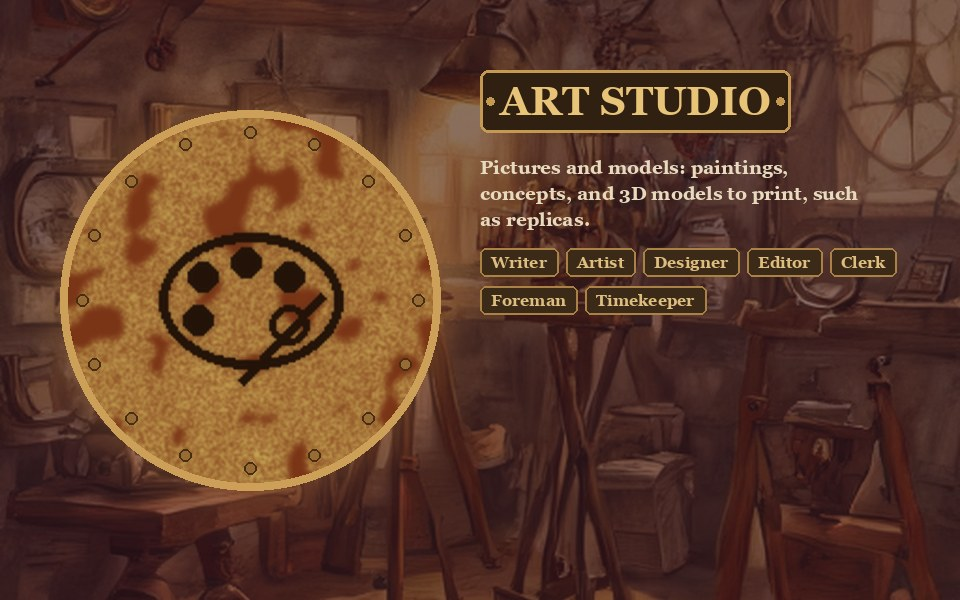
#> input picture nemo/data/departments/art_studio.jpg, 960 x 600 px; its folder holds only this picture in this run
$ python -i artist.py   (imports and definitions only)
#> lines starting #> are read from the running program, lines starting #| are printed output that depends on the picture
"""The Artist's story covers (owner's request, 2026-10-20).

A cover is painted by a local image model: stable-diffusion.cpp's sd-cli
with SD-Turbo (Stability AI's, under its non-commercial community licence)
and, where present, the tiny TAESD decoder. Nothing leaves the machine.
Enclosure concepts are not made this way (nemo/concept.py): a painting of
a box can promise a box that cannot be built; a cover promises nothing.

Measured on the AH531 (Pentium B960, SSE4.2 backend), one 512 x 512
cover, SD-Turbo in one step (2026-10-20, other work on the CPU part of the
time): with the full decoder, 334 s to sample and 1,254 s to decode, 1,610
s in all; with TAESD, 292 s to sample and 70 s to decode, 680 s from start
to finish, and the picture all but the same. So TAESD is used where it is.

The prompt is written here, from the story's own title and the owner's
request, and not by the language model: it costs nothing, and the model
is not loaded alongside the image model in 8 GB (RAM_MB).

Where it looks (paths.artist, else <NemoDoc's prefix>/artist, C:/Nemo/artist
by default, or /opt/nemo/artist). NemoDoc.ps1 fetches all three on Windows;
on NemoIso the engine is built into the image and nemodoc links the two
model files from the Windows disk or fetches them (fetch-models.sh):
  sd/sd-cli(.exe)       the engine, with its ggml-cpu-*.dll beside it
  sd_turbo*.gguf        the image model
  taesd.safetensors     the tiny decoder (optional)
"""
from __future__ import annotations

import os
import re
import subprocess
import sys
from dataclasses import dataclass
from pathlib import Path

# Peak memory of sd-cli measured on the AH531 (full decoder): 2,735 MB.
RAM_MB = 2900

# What the installers fetch, and the one list they are held to by a test
# (tests/test_artist_install.py), as offline.MODEL_SOURCES holds the language
# models: file name here, url, sha256 and size in bytes. Hashes and sizes are
# of the files fetched on 2026-10-20 and used for the 680 s cover above, and
# agree with what Hugging Face lists for them.
ENGINE_TAG = "master-929-3f8527a"
ENGINE_COMMIT = "3f8527a46c54ecf4cb4ed6003da8e8982283c73c"
# Windows only: the release's CPU build, sd-cli.exe with a ggml-cpu-*.dll per
# CPU generation (sse42 on the B960). There is no Linux CPU build in the
# release; NemoIso builds sd-cli from ENGINE_COMMIT (install/linux/build-sd.sh).
ENGINE_ZIP = ("sd-master-3f8527a-bin-win-cpu-x64.zip",
              "https://github.com/leejet/stable-diffusion.cpp/releases/download/"
              "master-929-3f8527a/sd-master-3f8527a-bin-win-cpu-x64.zip",
              "5e7caca2080321b25a12c1fa4175cb7d953f2b182309f8f73bfc9c725231d26c", 17486440)
SOURCES = {
    "sd_turbo-f16-q8_0.gguf": (
        "https://huggingface.co/Green-Sky/SD-Turbo-GGUF/resolve/main/sd_turbo-f16-q8_0.gguf",
        "d50be7655f0a554cf8041c145d88b210bd5f3c545423119dee62ae08cae51580", 2023745376),
    "taesd.safetensors": (
        "https://huggingface.co/madebyollin/taesd/resolve/main/diffusion_pytorch_model.safetensors",
        "db169d69145ec4ff064e49d99c95fa05d3eb04ee453de35824a6d0f325513549", 9793292),
}
SIZE = 512
STYLE = "storybook cover illustration, painterly, warm light, rich detail"

# The desktop (nemo/machine.py): the same release's CUDA 12 build and its
# runtime, in <artist>/sd-cuda. GitHub's sha256 for each; NemoDoc carries
# the same list (a test). Measured on an RTX 3050 8 GB (2026-11-04): a
# 1344 x 576 scene from a reference picture, 3 steps, in 8.8 s (the AH531:
# about 11 minutes for a 512 square), peaking at 5,028 MiB on the card and
# 619 MB of RAM. So the language model must be off (design holds 7,000).
SD_CUDA = (
    ("sd-master-3f8527a-bin-win-cuda12-x64.zip", 337915440,
     "217d6dead9abd3f827fc338268555cc179234e7e6330ef21ecb1c985e19d2dc7"),
    ("cudart-sd-bin-win-cu12-x64.zip", 563452046,
     "fe20366827d357c00797eebb58244dddab7fd9a348d70090c3871004c320f38d"),
)
GPU_VRAM_MB = 5100
GPU_RAM_MB = 700

# Nemo signs what it paints (owner, 2026-11-18: "if putting signature it should
# be its name NEMO as it is creating them"). SD-Turbo paints signature-like
# scribbles near the edges, mostly the bottom corners (O40: not fixable by the
# prompt; seen again on a book cover the same day). So the edges go first, the
# picture is scaled back to its own size, and code signs it: the model never
# writes the name, so it is always spelled right.
SIGNATURE = "Nemo"
TRIM_SIDES = 0.04            # of the width, from each side
TRIM_BOTTOM = 0.07           # of the height
SIGN_HEIGHT = 0.035          # the signature's letter size, of the height
SIGNATURE_FONTS = ("segoescb.ttf", "segoesc.ttf",                     # Windows: Segoe Script
                   "/usr/share/fonts/truetype/dejavu/DejaVuSerif-BoldItalic.ttf",
                   "/usr/share/fonts/truetype/dejavu/DejaVuSerif-Italic.ttf")


class ArtistError(RuntimeError):
    """For the owner: why no cover was drawn, and what to do."""


@dataclass
class Tools:
    engine: Path
    model: Path
    taesd: Path | None
    gpu: bool = False


# [107 lines left out: functions home, tools, cover_prompt, title_and_request, command, fit_reference, not called in this run]


def _signature_font(size: int):
    from PIL import ImageFont
    for name in SIGNATURE_FONTS:
        try:
            return ImageFont.truetype(name, size)
        except OSError:
            continue
    try:
        return ImageFont.load_default(size)          # Pillow 10.1 and later
    except TypeError:
        return ImageFont.load_default()


def sign(path: Path, name: str = SIGNATURE) -> Path:
    """Trim the edges where the image model scribbles fake signatures, scale
    the picture back to its own size, and sign it `name`, small, in the
    bottom right, in ink that reads on whatever is painted there."""
#> called with path = 'data/departments/art_studio.jpg', name = 'Nemo'
    from PIL import Image, ImageDraw
    path = Path(path)
    im = Image.open(path).convert("RGB")
#> im is the input picture: PIL image 960x600 RGB; mean R, G, B 93.5, 58.8, 41.3
    w, h = im.size
#> w = 960; h = 600
    sx, sb = round(w * TRIM_SIDES), round(h * TRIM_BOTTOM)
#> sx = 38; sb = 42
    im = im.crop((sx, 0, w - sx, h - sb)).resize((w, h), Image.LANCZOS)
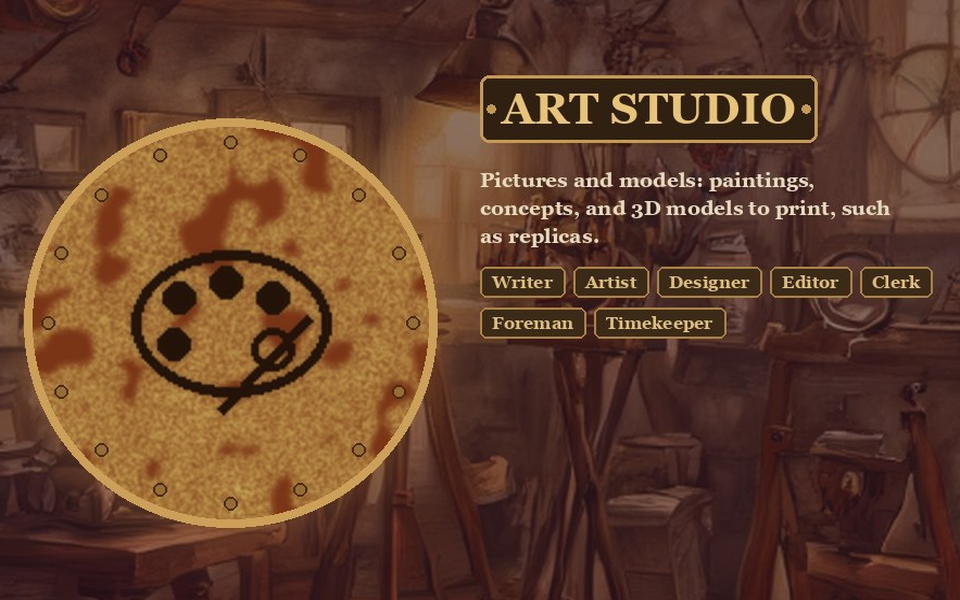
#> im: PIL image 960x600 RGB; mean R, G, B 97.3, 62, 42.3
    font = _signature_font(max(12, round(h * SIGN_HEIGHT)))
    probe = ImageDraw.Draw(im)
    left, top, right, bottom = probe.textbbox((0, 0), name, font=font)
#> left = 0; top = 5; right = 62; bottom = 20
    margin = max(4, round(min(w, h) * 0.03))
#> margin = 18
    x, y = w - margin - right, h - margin - bottom
#> x = 880; y = 562
    under = im.crop((max(0, x + left), max(0, y + top), min(w, x + right), min(h, y + bottom))).convert("L")
    light = sum(under.getdata()) / max(1, under.width * under.height) < 128
#> light = True
    ink = (236, 226, 204, 215) if light else (38, 30, 24, 215)
#> ink = (236, 226, 204, 215)
    layer = Image.new("RGBA", (w, h), (0, 0, 0, 0))
#> layer: PIL image 960x600 RGBA; every value is 0
    ImageDraw.Draw(layer).text((x, y), name, font=font, fill=ink)
    Image.alpha_composite(im.convert("RGBA"), layer).convert("RGB").save(path, format="PNG")
    return path


# [72 lines left out: functions paint, draw_cover, not called in this run]

>>> result = sign('data/departments/art_studio.jpg')

$ run again, on nemo/data/departments/audio.jpg
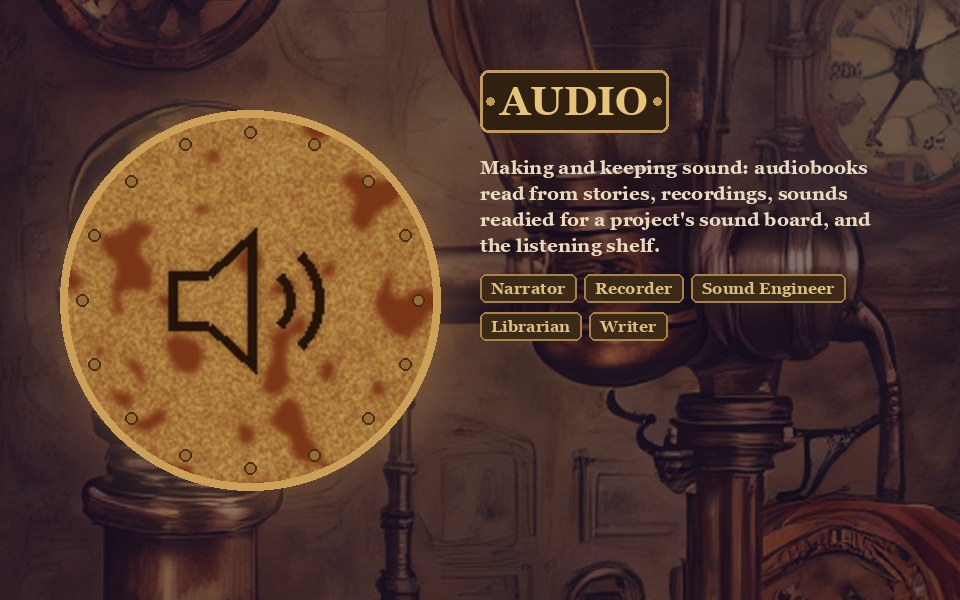
#> input picture nemo/data/departments/audio.jpg, 960 x 600 px
#> in sign, im is the input picture: PIL image 960x600 RGB; mean R, G, B 84.7, 57.1, 45.3
#> in sign, `im = im.crop((sx, 0, w - sx, h - sb)).resize((w, h), Image.LANCZOS)`:
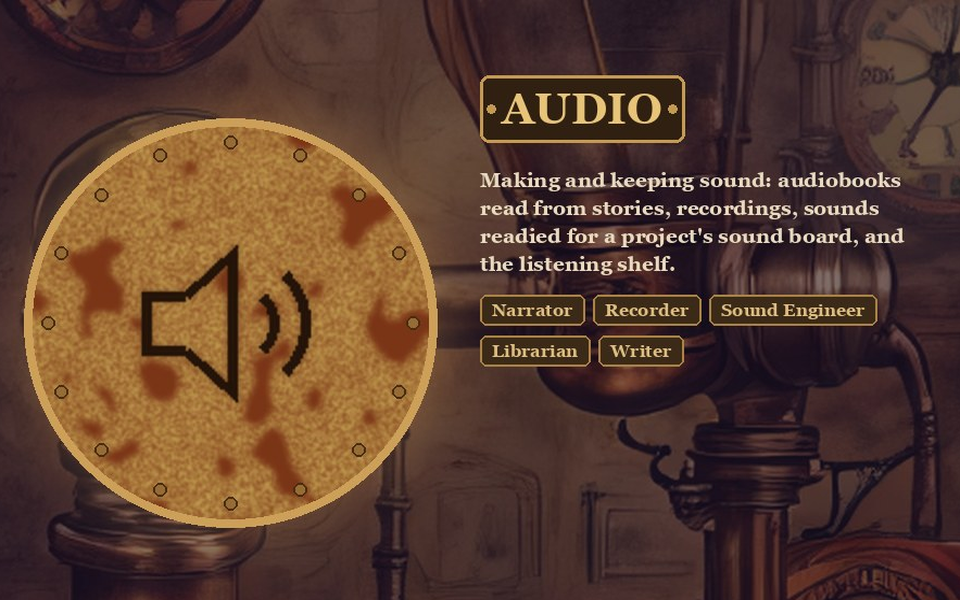
#> im: PIL image 960x600 RGB; mean R, G, B 89, 60.5, 46.3
#> left = 0; top = 5; right = 62; bottom = 20
#> x = 880; y = 562
#> light = True
#> ink = (236, 226, 204, 215)

$ run again, on nemo/data/departments/bench.jpg
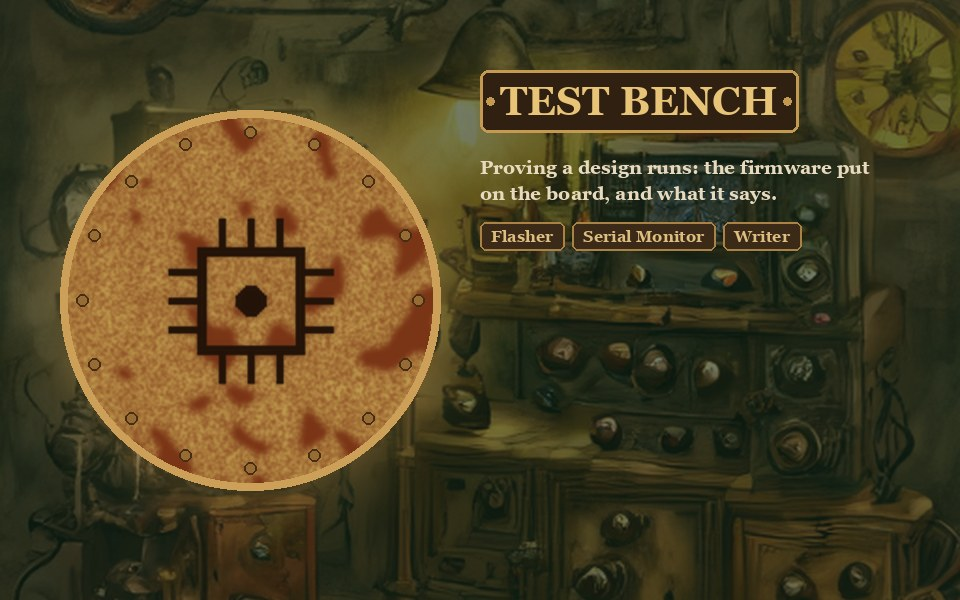
#> input picture nemo/data/departments/bench.jpg, 960 x 600 px
#> in sign, im is the input picture: PIL image 960x600 RGB; mean R, G, B 74.8, 64, 34.1
#> in sign, `im = im.crop((sx, 0, w - sx, h - sb)).resize((w, h), Image.LANCZOS)`:
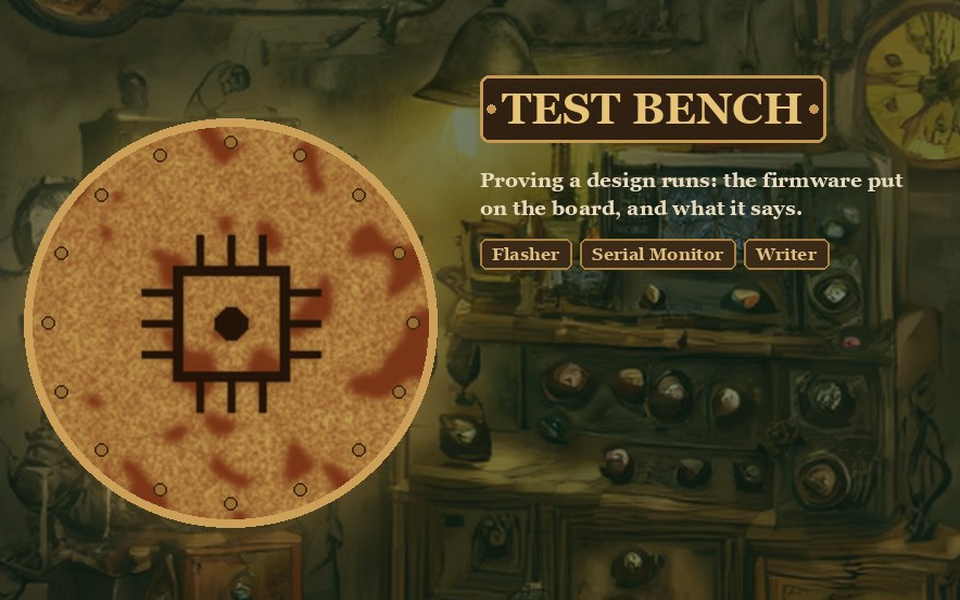
#> im: PIL image 960x600 RGB; mean R, G, B 79.8, 67, 35.5
#> left = 0; top = 5; right = 62; bottom = 20
#> x = 880; y = 562
#> light = True
#> ink = (236, 226, 204, 215)

$ run again, on nemo/data/departments/comms.jpg
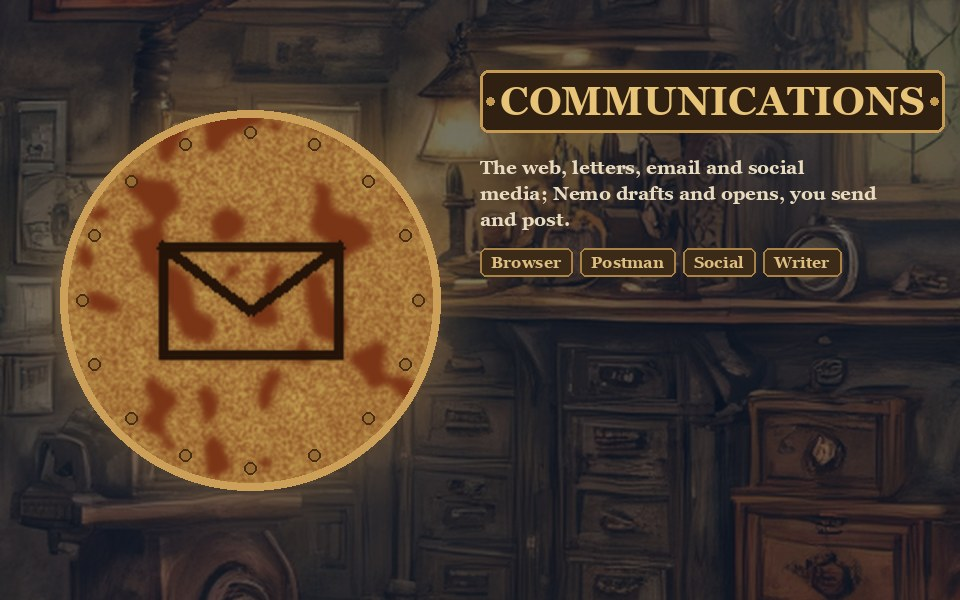
#> input picture nemo/data/departments/comms.jpg, 960 x 600 px
#> in sign, im is the input picture: PIL image 960x600 RGB; mean R, G, B 74.8, 58.8, 45.3
#> in sign, `im = im.crop((sx, 0, w - sx, h - sb)).resize((w, h), Image.LANCZOS)`:
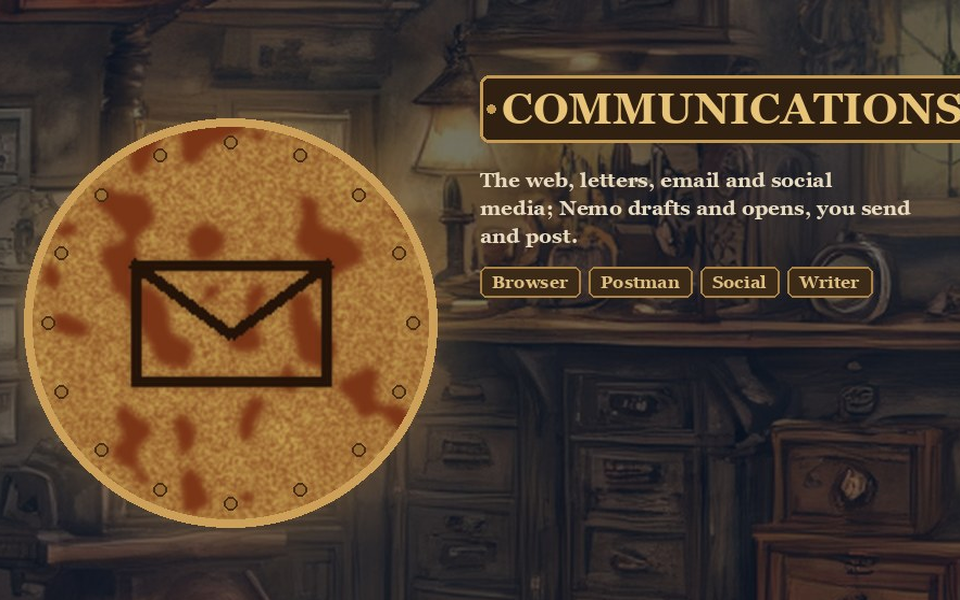
#> im: PIL image 960x600 RGB; mean R, G, B 79.2, 61.4, 45.7
#> left = 0; top = 5; right = 62; bottom = 20
#> x = 880; y = 562
#> light = True
#> ink = (236, 226, 204, 215)
